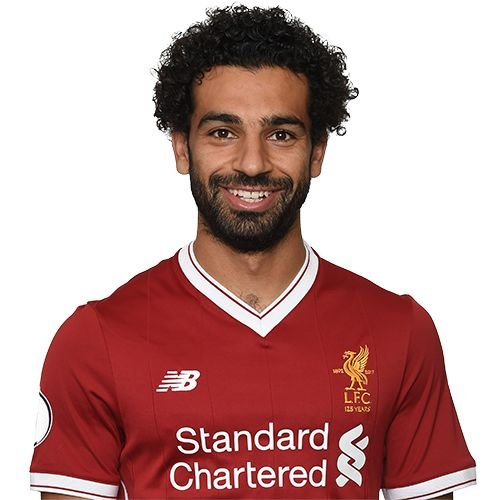
#> input picture Backend/MLserver/TestImage/salah.jpg, 500 x 500 px
$ python -i util.py   (imports and definitions only)
#> lines starting #> are read from the running program, lines starting #| are printed output that depends on the picture
import joblib
import json
import numpy as np
import base64
import cv2
from wavelet import w2d

__class_name_to_number = {}
__class_number_to_name = {}
__model = None

def classify_image(image_base64_data, file_path=None):

    imgs = get_cropped_image_if_2_eyes(file_path, image_base64_data)

    result = []
    for img in imgs:
        scalled_raw_img = cv2.resize(img, (32, 32))
        img_har = w2d(img, 'db1', 5)
        scalled_img_har = cv2.resize(img_har, (32, 32))
        combined_img = np.vstack((scalled_raw_img.reshape(32 * 32 * 3, 1), scalled_img_har.reshape(32 * 32, 1)))

        len_image_array = 32*32*3 + 32*32

        final = combined_img.reshape(1,len_image_array).astype(float)
        result.append({
            'class': class_number_to_name(__model.predict(final)[0]),
            'class_probability': np.around(__model.predict_proba(final)*100,2).tolist()[0],
            'class_dictionary': __class_name_to_number
        })

    return result
# this code block decode the base64 image to a normal image
def get_cv2_image_from_base64_string(b64str):
    '''
    credit: https://stackoverflow.com/questions/33754935/read-a-base-64-encoded-image-from-memory-using-opencv-python-library
    :param uri:
    :return:
    '''
    encoded_data = b64str.split(',')[1]
    nparr = np.frombuffer(base64.b64decode(encoded_data), np.uint8)
    img = cv2.imdecode(nparr, cv2.IMREAD_COLOR)
    return img

def get_cropped_image_if_2_eyes(image_path, image_base64_data):
    face_cascade = cv2.CascadeClassifier('./opencv/haarcascades/haarcascade_frontalface_default.xml')
    eye_cascade = cv2.CascadeClassifier('./opencv/haarcascades/haarcascade_eye.xml')

    img = get_cv2_image_from_base64_string(image_base64_data)

    gray = cv2.cvtColor(img, cv2.COLOR_BGR2GRAY)
    faces = face_cascade.detectMultiScale(gray, 1.3, 5)

    cropped_faces = []
    for (x,y,w,h) in faces:
            roi_gray = gray[y:y+h, x:x+w]
            roi_color = img[y:y+h, x:x+w]
            eyes = eye_cascade.detectMultiScale(roi_gray)
            if len(eyes) >= 2:
                cropped_faces.append(roi_color)
    return cropped_faces

>>> import cv2
>>> picture = cv2.imread('TestImage/salah.jpg', cv2.IMREAD_GRAYSCALE)
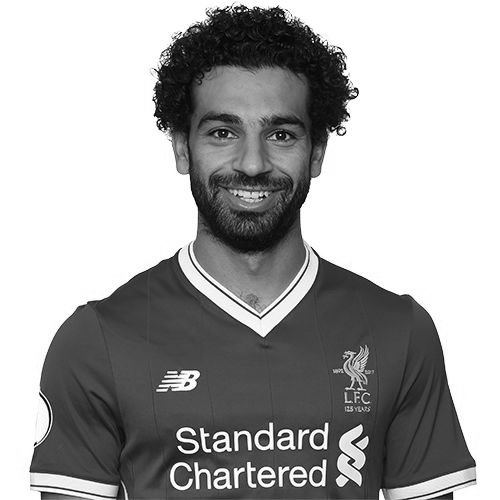
#> picture: shape (500, 500); min 0, max 255, mean 167.3
#> (the run stopped early here; a loop or call above may not have finished)
